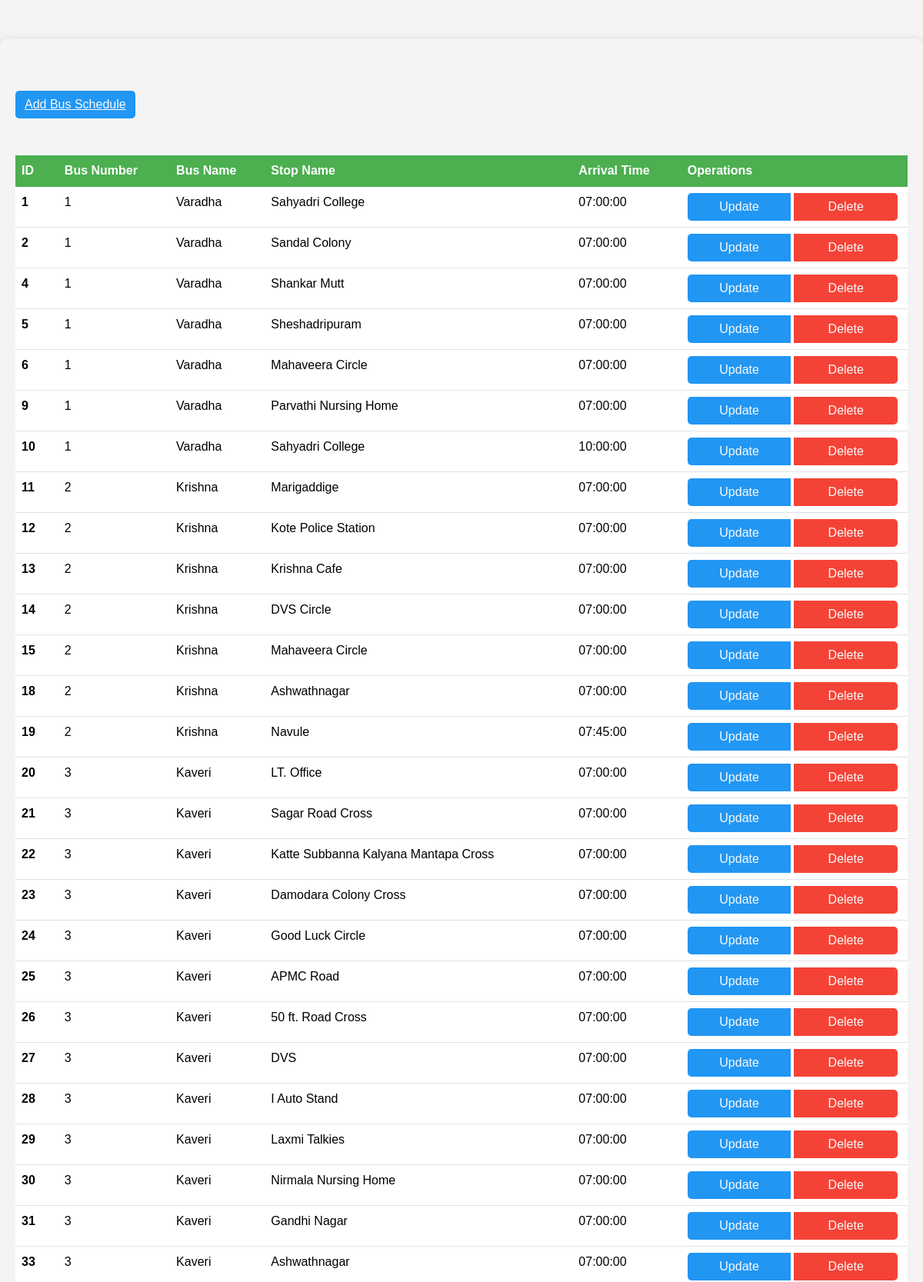
/display_bus_route.php (upper part), run on the app's committed database.
### tables this page shows
CREATE TABLE `busschedule` (
  `BusNumber` int(11) NOT NULL,
  `BusName` varchar(100) DEFAULT NULL,
  `StopName` varchar(100) DEFAULT NULL,
  `ArrivalTime` time DEFAULT NULL,
  `id` int(11) NOT NULL
);

### display_bus_route.php (the view, shortened to what this page needs)
<!DOCTYPE html>
<html lang="en">
<head>
    <link href="https://cdn.jsdelivr.net/npm/bootstrap@5.3.2/dist/css/bootstrap.min.css" rel="stylesheet"
>
</head>
<body>
    <div class="container">
        <button class="btn btn-primary my-5">
            <a href="insert_bus_route.php" class="text-light">Add Bus Schedule</a>
        </button>
        <table class="table">
            <thead>
                <tr>
                    <th scope="col">ID</th>
                    <th scope="col">Bus Number</th>
                    <th scope="col">Bus Name</th>
                    <th scope="col">Stop Name</th>
                    <th scope="col">Arrival Time</th>
                    <th scope="col">Operations</th>
                </tr>
            </thead>
            <tbody>
                <?php
                include 'connect.php';
                $sql = "SELECT * FROM `busschedule`";
                $result = mysqli_query($con, $sql);
                if ($result) {
                    while ($row = mysqli_fetch_assoc($result)) {
                        $id = $row['id'];
                        $busNumber = $row['BusNumber'];
                        $busName = $row['BusName'];
                        $stopName = $row['StopName'];
                        $arrivalTime = $row['ArrivalTime'];
                        echo '
                            <tr>
                                <th scope="row">' . $id . '</th>
                                <td>' . $busNumber . '</td>
                                <td>' . $busName . '</td>
                                <td>' . $stopName . '</td>
                                <td>' . $arrivalTime . '</td>
                                <td>
                                    <div class="btn-group">
                                        <button class="btn btn-primary"><a href="update_bus_route.php?updateid=' . $id . '" class="text-light">Update</a></button>
                                        <button class="btn btn-danger"><a href="delete_bus_route.php?deleteid=' . $id . '" class="text-light">Delete</a></button>
                                    </div>
                                </td>
                            </tr>';
                    }
                }
                ?>
            </tbody>
        </table>
    </div>
</body>
</html>

### display_bus_route.php (style rules this page uses)
body { font-family: Arial, sans-serif; background-color: #f4f4f4; margin: 0; padding: 0; }
.container { max-width: 1200px; margin: 50px auto; padding: 20px; border-radius: 10px; box-shadow: 0 0 10px rgba(0, 0, 0, 0.1); }
.btn-primary, .btn-danger { transition: background-color 0.3s ease; min-width: 100px; border: none; border-radius: 5px; margin-right: 5px; }
.btn-group { display: flex; align-items: center; }
.btn-group .btn { flex: 1; }
.btn-group a { text-decoration: none; color: white; }
.btn-primary { background-color: #2196F3; }
.btn-danger { background-color: #F44336; }
.table { width: 100%; }
.table thead th { background-color: #4CAF50; color: white; border-color: #4CAF50; }

### data on the page
busschedule: id "1", BusNumber "1", BusName "Varadha", StopName "Sahyadri College", ArrivalTime "07:00:00"
busschedule: id "2", BusNumber "1", BusName "Varadha", StopName "Sandal Colony", ArrivalTime "07:00:00"
busschedule: id "4", BusNumber "1", BusName "Varadha", StopName "Shankar Mutt", ArrivalTime "07:00:00"
busschedule: id "5", BusNumber "1", BusName "Varadha", StopName "Sheshadripuram", ArrivalTime "07:00:00"
busschedule: id "6", BusNumber "1", BusName "Varadha", StopName "Mahaveera Circle", ArrivalTime "07:00:00"
busschedule: id "9", BusNumber "1", BusName "Varadha", StopName "Parvathi Nursing Home", ArrivalTime "07:00:00"
busschedule: id "10", BusNumber "1", BusName "Varadha", StopName "Sahyadri College", ArrivalTime "10:00:00"
busschedule: id "11", BusNumber "2", BusName "Krishna", StopName "Marigaddige", ArrivalTime "07:00:00"
busschedule: id "12", BusNumber "2", BusName "Krishna", StopName "Kote Police Station", ArrivalTime "07:00:00"
busschedule: id "13", BusNumber "2", BusName "Krishna", StopName "Krishna Cafe", ArrivalTime "07:00:00"
busschedule: id "14", BusNumber "2", BusName "Krishna", StopName "DVS Circle", ArrivalTime "07:00:00"
busschedule: id "15", BusNumber "2", BusName "Krishna", StopName "Mahaveera Circle", ArrivalTime "07:00:00"
busschedule: id "18", BusNumber "2", BusName "Krishna", StopName "Ashwathnagar", ArrivalTime "07:00:00"
busschedule: id "19", BusNumber "2", BusName "Krishna", StopName "Navule", ArrivalTime "07:45:00"
busschedule: id "20", BusNumber "3", BusName "Kaveri", StopName "LT. Office", ArrivalTime "07:00:00"
busschedule: id "21", BusNumber "3", BusName "Kaveri", StopName "Sagar Road Cross", ArrivalTime "07:00:00"
busschedule: id "22", BusNumber "3", BusName "Kaveri", StopName "Katte Subbanna Kalyana Mantapa Cross", ArrivalTime "07:00:00"
busschedule: id "23", BusNumber "3", BusName "Kaveri", StopName "Damodara Colony Cross", ArrivalTime "07:00:00"
busschedule: id "24", BusNumber "3", BusName "Kaveri", StopName "Good Luck Circle", ArrivalTime "07:00:00"
busschedule: id "25", BusNumber "3", BusName "Kaveri", StopName "APMC Road", ArrivalTime "07:00:00"
busschedule: id "26", BusNumber "3", BusName "Kaveri", StopName "50 ft. Road Cross", ArrivalTime "07:00:00"
busschedule: id "27", BusNumber "3", BusName "Kaveri", StopName "DVS", ArrivalTime "07:00:00"
busschedule: id "28", BusNumber "3", BusName "Kaveri", StopName "I Auto Stand", ArrivalTime "07:00:00"
busschedule: id "29", BusNumber "3", BusName "Kaveri", StopName "Laxmi Talkies", ArrivalTime "07:00:00"
busschedule: id "30", BusNumber "3", BusName "Kaveri", StopName "Nirmala Nursing Home", ArrivalTime "07:00:00"
busschedule: id "31", BusNumber "3", BusName "Kaveri", StopName "Gandhi Nagar", ArrivalTime "07:00:00"
busschedule: id "33", BusNumber "3", BusName "Kaveri", StopName "Ashwathnagar", ArrivalTime "07:00:00"
